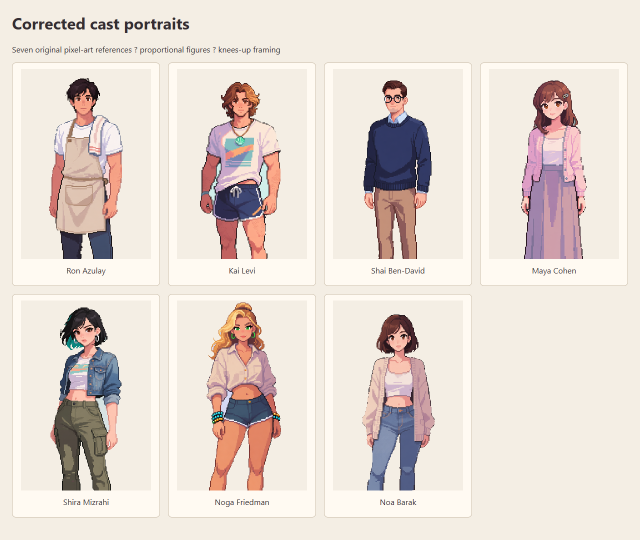
#> input picture artwork/expression-outfit-original-style/cast-portraits.png, 1280 x 1080 px (shown at 1/2 size)
$ python -i sprite_tests.py   (imports and definitions only)
#> lines starting #> are read from the running program, lines starting #| are printed output that depends on the picture
"""ComfyUI sprite experiments; leaves the game's procedural sprites unchanged.

Run with ComfyUI's embedded Python: sprite_tests.py [character-id | --check].
Outputs: public/assets/sprite-tests/{references,raw,sheets}, manifest and preview.
"""
import hashlib
import io
import json
import sys
import time
import urllib.parse
import urllib.request
import uuid
from pathlib import Path

from PIL import Image, ImageDraw, ImageFont

sys.path.insert(0, str(Path(__file__).resolve().parent))
import comfy_gen as comfy

# [1 line that did not run here, left out]
# [1 line that did not run here, left out]
DIRS = ['down', 'up', 'left', 'right']
# [1 line that did not run here, left out]


# [10 lines left out: function upload, not called in this run]


def characters():
    return json.loads(JOBS.read_text())


def prompt(character):
    return character['request']['prompt']


# [26 lines left out: function render, not called in this run]


def extract(image, size=(32, 40)):
    # ponytail: white key assumes clean studio backgrounds; use segmentation if backgrounds vary.
    sheet = Image.new('RGBA', (size[0] * 4, size[1]))
    for index in range(4):
        frame = image.crop((image.width * index // 4, 0, image.width * (index + 1) // 4, image.height)).convert('RGB')
        alpha = Image.new('L', frame.size)
        alpha.putdata([255 if min(rgb) < 225 else 0 for rgb in frame.get_flattened_data()])
        for point in [(0, 0), (0, frame.height - 1), (frame.width - 1, 0), (frame.width - 1, frame.height - 1)]:
            if alpha.getpixel(point) == 0:
                ImageDraw.floodfill(alpha, point, 128)
        alpha = alpha.point(lambda value: 0 if value == 128 else 255)
        box = alpha.getbbox()
        if not box:
            raise ValueError('empty sprite column ' + str(index))
        frame.putalpha(alpha)
        frame = frame.crop(box)
        frame.thumbnail((size[0] - 4, size[1] - 4), Image.Resampling.BOX)
        rgb = frame.convert('RGB').quantize(colors=32, dither=Image.Dither.NONE).convert('RGBA')
        rgb.putalpha(frame.getchannel('A').point(lambda value: 255 if value >= 128 else 0))
        sheet.paste(rgb, (index * size[0] + (size[0] - rgb.width) // 2, size[1] - 2 - rgb.height))
    # Matches spritePixels: draw the left profile once and mirror it for right.
    left = sheet.crop((size[0] * 2, 0, size[0] * 3, size[1]))
    sheet.paste(left.transpose(Image.Transpose.FLIP_LEFT_RIGHT), (size[0] * 3, 0))
    return sheet


# [53 lines left out: functions preview, main, not called in this run]


# [2 lines not run here, left out]

>>> from PIL import Image
>>> picture = Image.open('../../artwork/expression-outfit-original-style/cast-portraits.png')
#> picture is the input picture: PIL image 1280x1080 RGB; mean R, G, B 229.6, 219, 211.5
>>> result = extract(picture)
#> in extract, `sheet = Image.new('RGBA', (size[0] * 4, size[1]))`: sheet: PIL image 128x40 RGBA; every value is 0
#> the loop in extract, `for index in range(4):` made 1 pass
#> pass 1, in extract, `frame = image.crop((image.width * index // 4, 0, image.width * (index ..`:
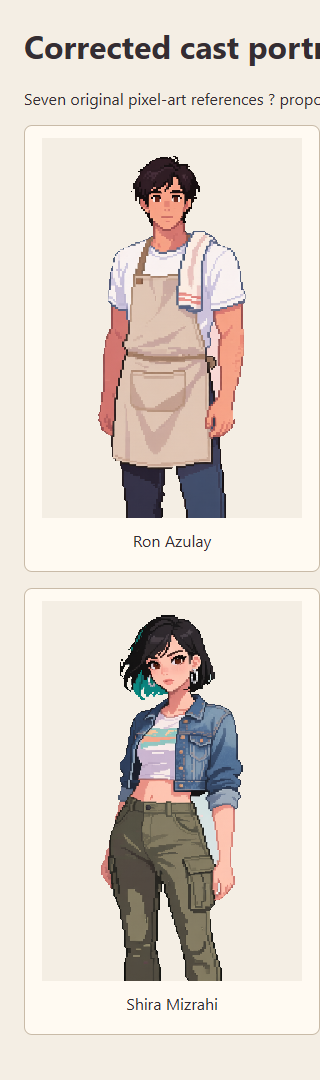
#> frame: PIL image 320x1080 RGB; mean R, G, B 224.4, 215.6, 207.1
#> (the run stopped early here; a loop or call above may not have finished)

$ run again, on artwork/expression-outfit-original-style/portrait-style-comparison.png
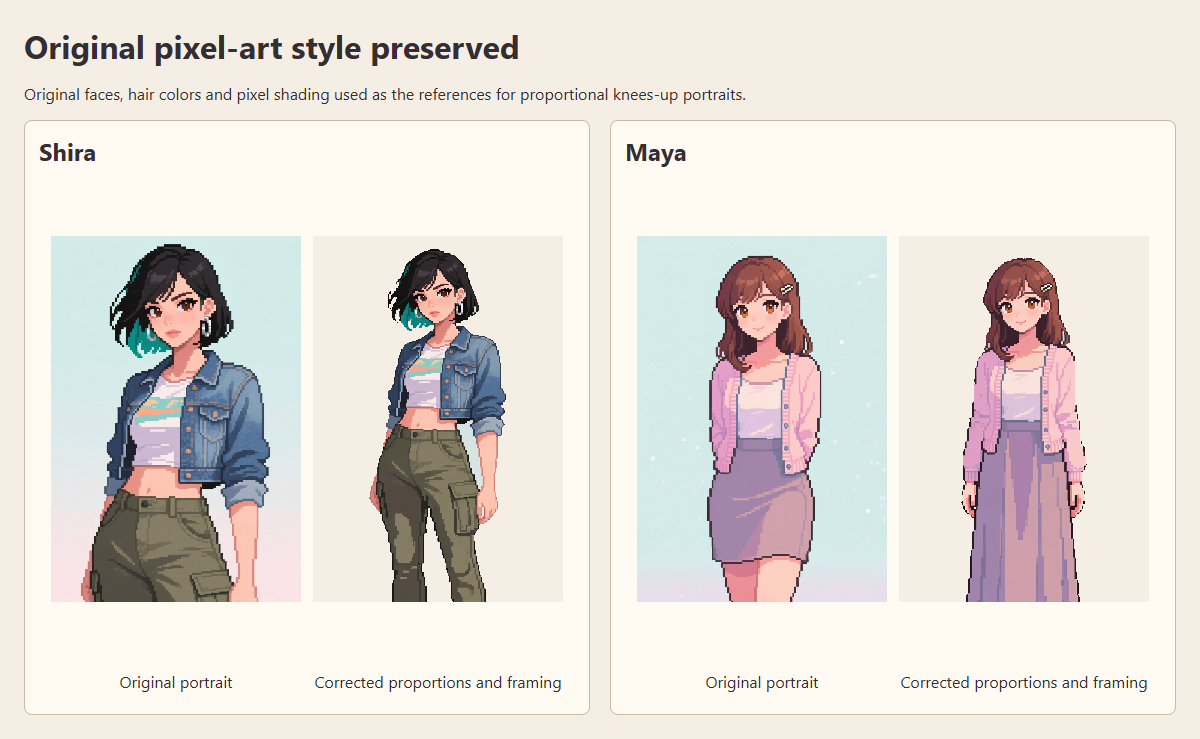
#> input picture artwork/expression-outfit-original-style/portrait-style-comparison.png, 1200 x 739 px
#> picture is the input picture: PIL image 1200x739 RGB; mean R, G, B 227.1, 221, 215.6
#> sheet: PIL image 128x40 RGBA; every value is 0
#> the loop in extract, `for index in range(4):` made 1 pass
#> pass 1, in extract, `frame = image.crop((image.width * index // 4, 0, image.width * (index ..`:
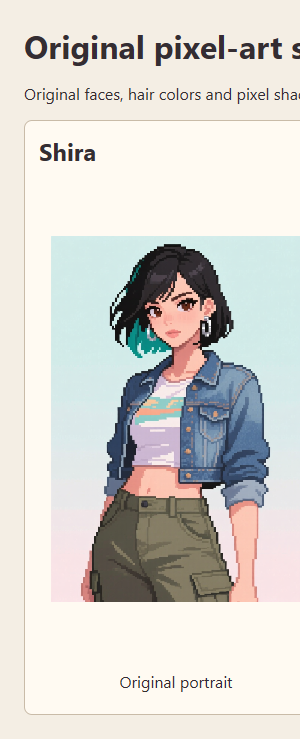
#> frame: PIL image 300x739 RGB; mean R, G, B 213.5, 211.4, 206.5
